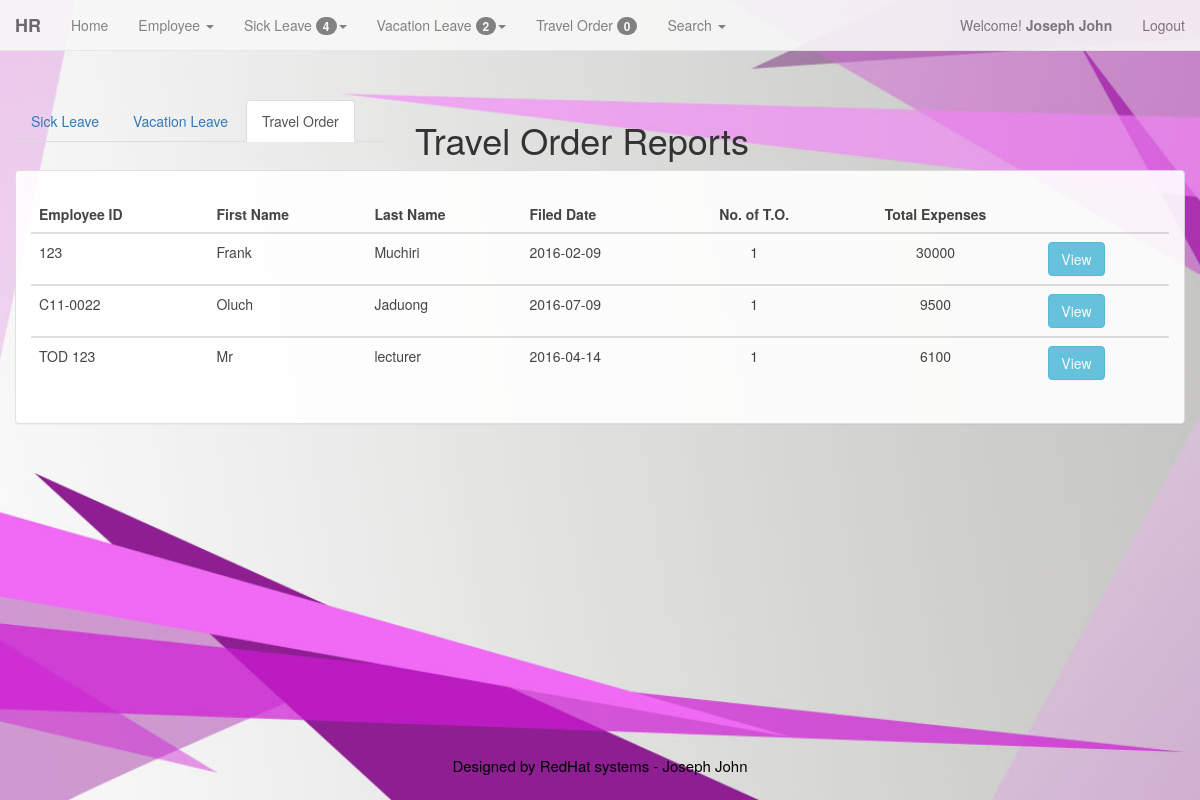
Page /admin/to_reports.php (signed in) on the committed database.
### tables this page shows
CREATE TABLE IF NOT EXISTS `members` (
  `id` int(11) NOT NULL AUTO_INCREMENT,
  `username` varchar(200) NOT NULL,
  `password` varchar(200) NOT NULL,
  `FirstName` varchar(200) NOT NULL,
  `LastName` varchar(200) NOT NULL,
  `LEVEL` int(1) NOT NULL,
  PRIMARY KEY (`id`)
);

CREATE TABLE IF NOT EXISTS `travel_ordr` (
  `to_id` int(11) NOT NULL AUTO_INCREMENT,
  `emp_id` int(100) NOT NULL,
  `date` date NOT NULL,
  `to_venue` varchar(128) NOT NULL,
  `to_host` varchar(128) NOT NULL,
  `to_activ` varchar(128) NOT NULL,
  `to_etd` date NOT NULL,
  `to_eta` date NOT NULL,
  `to_trans` varchar(128) NOT NULL,
  `to_regis` int(128) NOT NULL,
  `to_bal` int(128) NOT NULL,
  `to_total` int(128) NOT NULL,
  `acctant` int(11) NOT NULL,
  `prog_head` int(11) NOT NULL,
  `vp_finance` int(11) NOT NULL,
  `vp_acad` int(11) NOT NULL,
  `vp_operation` int(11) NOT NULL,
  `exe_vp` int(11) NOT NULL,
  `to_stat` int(2) NOT NULL,
  PRIMARY KEY (`to_id`)
);

CREATE TABLE IF NOT EXISTS `employee` (
  `emp_id` int(100) NOT NULL AUTO_INCREMENT,
  `id_emp` varchar(128) NOT NULL,
  `emp_fname` varchar(128) NOT NULL,
  `emp_lname` varchar(128) NOT NULL,
  `emp_mname` varchar(128) NOT NULL,
  `emp_bday` varchar(128) NOT NULL,
  `emp_age` int(11) NOT NULL,
  `emp_gen` varchar(128) NOT NULL,
  `emp_add` varchar(128) NOT NULL,
  `emp_stat` varchar(128) NOT NULL,
  `emp_cont` varchar(11) NOT NULL,
  `sss` int(10) NOT NULL,
  `pagibig` int(12) NOT NULL,
  `philhealth` int(12) NOT NULL,
  `tin` varchar(13) NOT NULL,
  `email` varchar(128) NOT NULL,
  `emp_pos` varchar(128) NOT NULL,
  `id_pos` int(11) NOT NULL,
  `id_dept` int(11) NOT NULL,
  `addedby` varchar(128) NOT NULL,
  `emp_date` date NOT NULL,
  `stat` int(2) NOT NULL,
  PRIMARY KEY (`emp_id`)
);

### admin/to_reports.php (the view, shortened to what this page needs)
<?php
	include ('menu.php');
?>
		<div class="container-fluid">
				<div class = "row" style = "margin-top:50px">
					<div class = "col-md-4">
						<ul class="nav nav-tabs">
						  <li role="presentation"><a href="sl_reports.php">Sick Leave</a></li>
						  <li role="presentation"><a href="vl_reports.php">Vacation Leave</a></li>
						  <li role="presentation" class="active"><a href="to_reports.php">Travel Order</a></li>
						</ul>
					</div>
					<div class = "col-md-4">
						<h1>Travel Order Reports</h1>
					</div>
				</div>
<div class="container-fluid">
	<div class = "row">
		<div class="panel panel-default">
			<div class="panel-body">
				 <div class="table-responsive">
					<?php
						$sql = "SELECT *,COUNT(travel_ordr.emp_id) AS total,sum(to_total)AS tot FROM employee, travel_ordr
									WHERE employee.emp_id = travel_ordr.emp_id AND to_stat='0' Group by employee.emp_id";
						$qry=mysql_query($sql);
					?>
						<table class='table table-hover' style='margin-top:10px;'>
									<thead>
										<tr>
											<th>Employee ID</th>
											<th>First Name</th>
											<th>Last Name</th>
											<th>Filed Date</th>
											<th class="text-center">No. of T.O. </th>
											<th class="text-center">Total Expenses</th>
											<th></th>
										</tr>
									</thead>
					<?php
						while($rec=mysql_fetch_array($qry))
						{
					?>
					<tbody>
						<tr>
									<td>
										<?php echo $rec['id_emp'] ?>
									</td>
									<td>
										<?php echo $rec['emp_fname'] ?>
									</td>
									<td>
										<?php echo $rec['emp_lname'] ?>
									</td>
									<td>
										<?php echo $rec['date']?>
									</td>
									<td class="text-center">
										<?php echo $rec['total']?>
									</td>
									<td class="text-center">
										<?php echo $rec['tot']?>
									</td>
									<td>
										<a href='to_reports_view.php?id=<?php echo $rec['emp_id'];?>'><input type='button' value='View' data-toggle="tooltip" data-placement="top" title="View Content" class='btn btn-info'/></a>
									</td>
						</tr>
					</tbody>
				<?php
					}
					echo"</table>";
				?>
				</div>
			</div>
		</div>
	</div>
</div>
		</div>
	<?php include('footer.php'); ?>

### admin/menu.php (shortened to what this page needs)
<!DOCTYPE html>
<html lang="en">
  <head>
	<link href="../bootstrap/css/bootstrap.min.css" rel="stylesheet">
  </head>
<body>
<div class="container-fluid">
	<?php
		$id=$_SESSION['id'];
		$result=mysql_query("select * from members where id=$id")or die(mysql_error);
		$row=mysql_fetch_array($result);
		$FirstName=$row['FirstName'];
		$LastName=$row['LastName'];
	?>
					<?php
						$welcome_view = "SELECT * FROM leaves, approve_hr where leaves.hr_approve = approve_hr.hr_approve AND approve_hr.hr_approve = '1'";
						$welcome_viewed = mysql_query($welcome_view);
						$num_rows = mysql_num_rows($welcome_viewed);
					?>
					<?php
						$welcome_view = "SELECT * FROM vacation_log, approve_hr where vacation_log.hr_approve = approve_hr.hr_approve AND approve_hr.hr_approve = '1'";
						$welcome_viewed = mysql_query($welcome_view);
						$num_rows2 = mysql_num_rows($welcome_viewed);
					?>
					<?php
						$welcome_view = "SELECT * FROM travel_ordr where travel_ordr.acctant = '1'";
						$welcome_viewed = mysql_query($welcome_view);
						$num_rows1 = mysql_num_rows($welcome_viewed);
					?>
				<nav class="navbar navbar-default navbar-fixed-top" role="navigation">
				  <div class="container-fluid">
					<div class="navbar-header">
					  <strong><a class="navbar-brand" href="#">HR</a></strong>
					</div>
					<div class="collapse navbar-collapse" id="bs-example-navbar-collapse-1">
					<ul class="nav navbar-nav">
						<li><a href="admin.php?id=<?php echo $row['id'];?>">Home</a></li>
						<li class="dropdown">
							<a href="#" class="dropdown-toggle" data-toggle="dropdown"> Employee <span class="caret"></span></a>
						</li>
						<li class="dropdown">
							<a href="#" class="dropdown-toggle" data-toggle="dropdown"> Sick Leave <span class="badge"> <?php echo $num_rows ?></span><span class="caret"></span></a>
						</li>
						<li class="dropdown">
							<a href="#" class="dropdown-toggle" data-toggle="dropdown"> Vacation Leave <span class="badge"> <?php echo $num_rows2 ?></span><span class="caret"></span></a>
						</li>
						<li><a href="to_view.php?id=<?php echo $row['id'];?>">Travel Order <span class="badge"> <?php echo $num_rows1 ?></span></a></li>
						<li class="dropdown">
							<a href="#" class="dropdown-toggle" data-toggle="dropdown"> Search <span class="caret"></span></a>
						</li>
					</ul>
					<ul class="nav navbar-nav navbar-right">
						<p class="navbar-text">Welcome! <strong><?php echo " ".$FirstName."&nbsp".$LastName." "; ?></strong></p>
							<li><p class="navbar-text"><a href="logout.php" class="navbar-link" title="Log Out">Logout</a></p></li>
					</ul>
					</div>
				  </div>
				</nav>
	</div>
  </body>
</html>

### admin/menu.php (style rules this page uses)
body { margin-top: 50px; margin-bottom: 50px; background: url('../background2.jpg') no-repeat center center fixed; -webkit-background-size: cover; -moz-background-size: cover; -o-background-size: cover; background-size: cover; }
.navbar-default { opacity: .9; }
.panel-default { opacity: .9; }

### rows in the picture
members: FirstName "Joseph", LastName "John"
travel_ordr: emp.id_emp "123", emp.emp_fname "Frank", emp.emp_lname "Muchiri", date "2016-02-09", total "1", tot "30000"
travel_ordr: emp.id_emp "C11-0022", emp.emp_fname "Oluch", emp.emp_lname "Jaduong", date "2016-07-09", total "1", tot "9500"
travel_ordr: emp.id_emp "TOD 123", emp.emp_fname "Mr", emp.emp_lname "lecturer", date "2016-04-14", total "1", tot "6100"

### other values in the picture
$num_rows "4"
$num_rows2 "2"
$num_rows1 "0"
